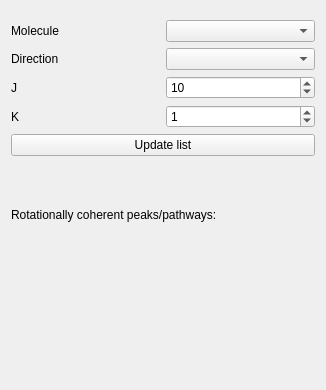
<?xml version="1.0" encoding="UTF-8"?>
<ui version="4.0">
 <class>PathwaysWidget</class>
 <widget class="QWidget" name="PathwaysWidget">
  <property name="geometry">
   <rect>
    <x>0</x>
    <y>0</y>
    <width>326</width>
    <height>390</height>
   </rect>
  </property>
  <property name="windowTitle">
   <string>Form</string>
  </property>
  <layout class="QVBoxLayout" name="verticalLayout">
   <item>
    <layout class="QGridLayout" name="gridLayout">
     <property name="topMargin">
      <number>9</number>
     </property>
     <item row="0" column="1">
      <widget class="QComboBox" name="molecule_combo">
       <property name="currentText">
        <string notr="true"/>
       </property>
       <property name="currentIndex">
        <number>-1</number>
       </property>
      </widget>
     </item>
     <item row="3" column="0">
      <widget class="QLabel" name="label_3">
       <property name="text">
        <string>K</string>
       </property>
      </widget>
     </item>
     <item row="2" column="0">
      <widget class="QLabel" name="label_2">
       <property name="text">
        <string>J</string>
       </property>
      </widget>
     </item>
     <item row="2" column="1">
      <widget class="QSpinBox" name="j_spin">
       <property name="value">
        <number>10</number>
       </property>
      </widget>
     </item>
     <item row="4" column="0" colspan="2">
      <widget class="QPushButton" name="update_model">
       <property name="text">
        <string>Update list</string>
       </property>
      </widget>
     </item>
     <item row="0" column="0">
      <widget class="QLabel" name="label">
       <property name="text">
        <string>Molecule</string>
       </property>
      </widget>
     </item>
     <item row="3" column="1">
      <widget class="QSpinBox" name="k_spin">
       <property name="value">
        <number>1</number>
       </property>
      </widget>
     </item>
     <item row="1" column="0">
      <widget class="QLabel" name="label_4">
       <property name="text">
        <string>Direction</string>
       </property>
      </widget>
     </item>
     <item row="1" column="1">
      <widget class="QComboBox" name="direction_combo"/>
     </item>
    </layout>
   </item>
   <item>
    <widget class="QLabel" name="label_5">
     <property name="text">
      <string>Rotationally coherent peaks/pathways:</string>
     </property>
    </widget>
   </item>
   <item>
    <widget class="ListView" name="pw_list" native="true"/>
   </item>
  </layout>
 </widget>
 <customwidgets>
  <customwidget>
   <class>ListView</class>
   <extends>QWidget</extends>
   <header>.ListView</header>
   <container>1</container>
  </customwidget>
 </customwidgets>
 <resources/>
 <connections/>
</ui>
